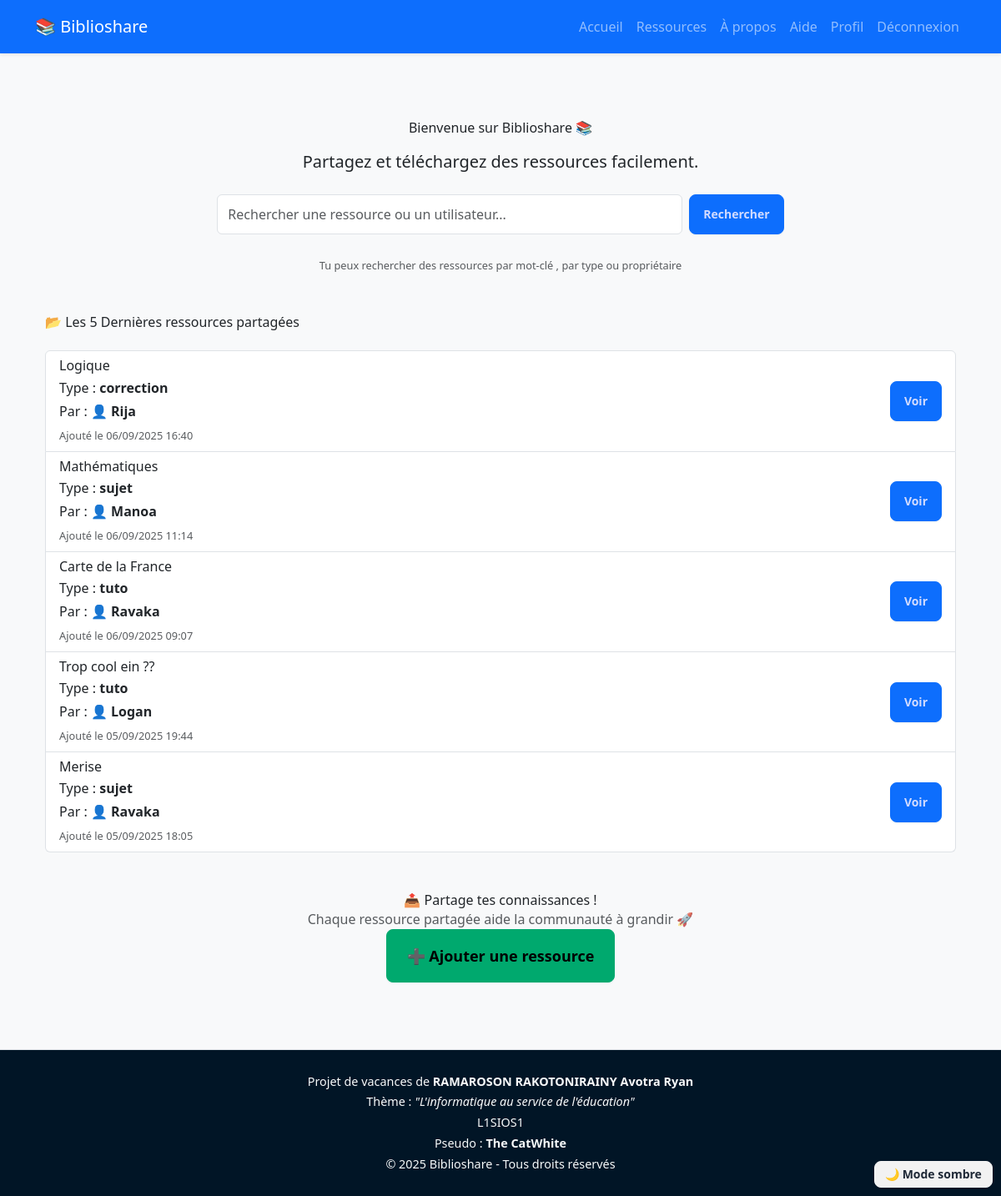
Before: /fr/acceuil/ (signed in) with the older database file.
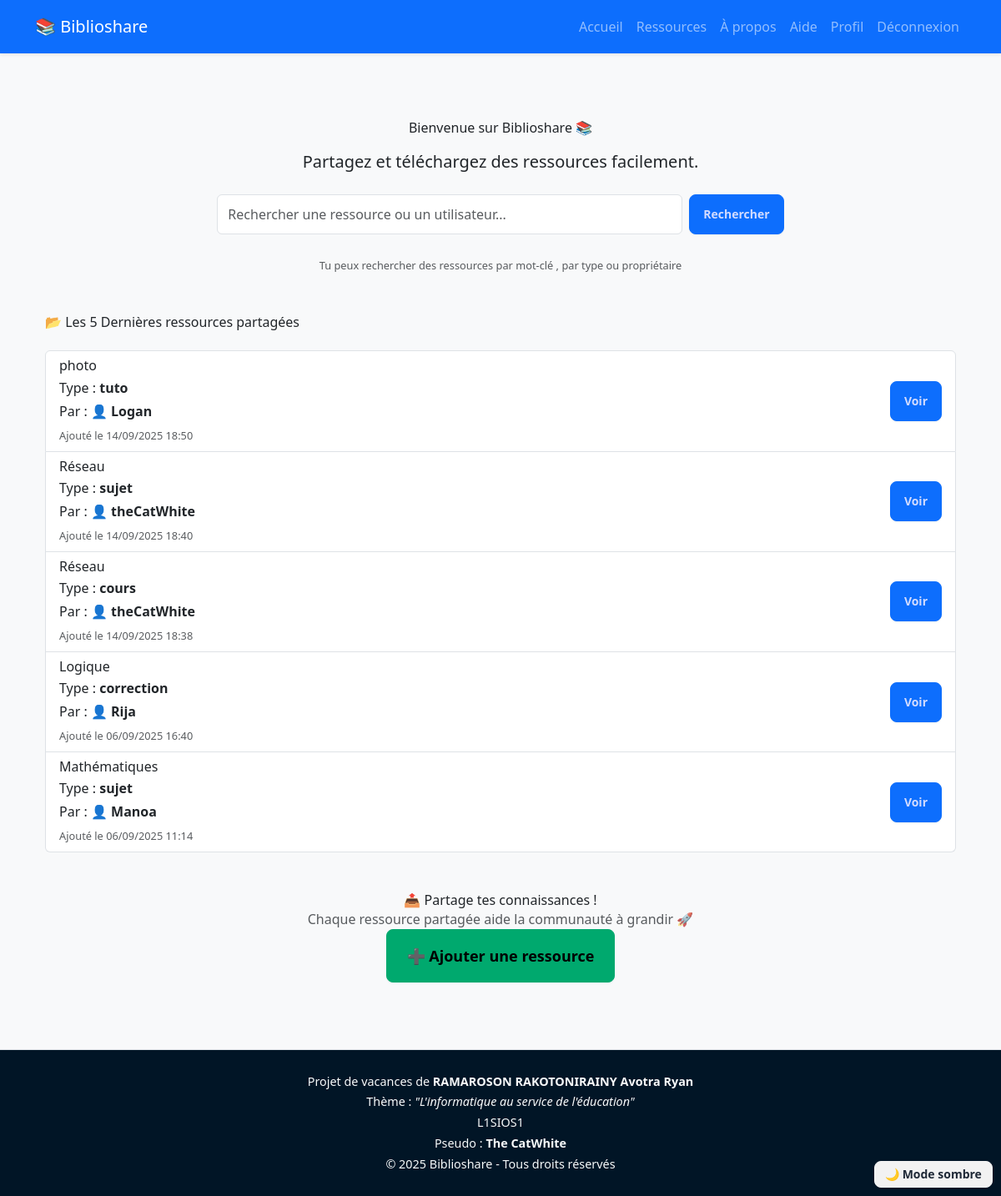
After: the same page with the newer database file.
### Ressource/models.py (models this page shows, shortened)
class Ressource(models.Model):
    TYPE_CHOICES = [
        ('cours', 'Cours'),
        ('sujet', 'Sujet'),
        ('correction', 'Correction'),
        ('tuto', 'Tutoriel'),
        ('livre', 'Livre'),
    ]
    titre = models.CharField(max_length=255)
    fichier = models.FileField(upload_to="ressources/")
    type = models.CharField(max_length=20, choices=TYPE_CHOICES)
    date_ajout = models.DateTimeField(auto_now_add=True)
    proprietaire = models.ForeignKey(settings.AUTH_USER_MODEL, on_delete=models.CASCADE, related_name="ressources")

### Ressource/views.py (the view)
# urls.py: path('acceuil/', views.accueil, name='accueil'),
@login_required
def accueil(request):
    ressources = Ressource.objects.all().order_by('-date_ajout')
    return render(request, 'user/accueil.html', {'ressources': ressources})

### templates/user/accueil.html (shortened to what this page needs)
{% extends "user/base.html" %}
{% load i18n %}
{% block content %}
<div class="text-center my-5">
  <h1 class="mb-3">{% trans "Bienvenue sur Biblioshare 📚" %}</h1>
  <p class="lead">{% trans "Partagez et téléchargez des ressources facilement." %}</p>
  <form method="get" action="{% url 'ressource:recherche_ressource' %}" class="d-flex justify-content-center mt-4">
    <input type="text" name="q" class="form-control w-50 me-2" placeholder="{% trans "Rechercher une ressource ou un utilisateur..." %}">
    <button type="submit" class="btn btn-primary">{% trans "Rechercher" %}</button>
  </form>
  <small class="text-muted">{% trans "Tu peux rechercher des ressources par mot-clé , par type ou propriétaire" %}</small>
</div>
{% if ressources %}
<div class="container mt-5">
  <h3 class="mb-4">📂 {% trans "Les 5 Dernières ressources partagées" %}</h3>
  <ul class="list-group">
  {% for r in ressources|slice:":5" %}
    <li class="list-group-item d-flex justify-content-between align-items-center">
        <div>
            <h5 class="mb-1">{{ r.titre }}</h5>
            <p class="mb-1">Type : <strong>{{ r.type }}</strong></p>
            <p class="mb-1">
                {% trans "Par :" %}
                <a href="{% url 'utilisateur:profil_utilisateur' r.proprietaire.id %}" class="fw-bold text-decoration-none">
                    👤 {{ r.proprietaire.username }}
                </a>
            </p>
            <small class="text-muted">{% trans "Ajouté le" %} {{ r.date_ajout|date:"d/m/Y H:i" }}</small>
        </div>
        <a href="{{ r.fichier.url }}" class="btn btn-primary">{% trans "Voir" %}</a>
    </li>
  {% endfor %}
  </ul>
</div>
{% else %}
<p class="text-center mt-5">{% trans "Aucune ressource disponible pour le moment." %}</p>
{% endif %}
<div class="container mt-5 text-center">
  <h3>{% trans "📤 Partage tes connaissances !" %}</h3>
  <p class="text-muted">{% trans "Chaque ressource partagée aide la communauté à grandir 🚀" %}</p>
  <a href="{% url 'ressource:upload_ressource' %}" class="btn btn-success btn-lg">
    ➕ {% trans "Ajouter une ressource" %}
  </a>
</div>
{% endblock %}

Changed rows visible on the page:
no longer on this page (row unchanged): Ressource: titre "Carte de la France", type "tuto", proprietaire.username "Ravaka", date_ajout "06/09/2025 09:07"
no longer on this page (row unchanged): Ressource: titre "Trop cool ein ??", type "tuto", proprietaire.username "Logan", date_ajout "05/09/2025 19:44"
no longer on this page (row unchanged): Ressource: titre "Merise", type "sujet", proprietaire.username "Ravaka", date_ajout "05/09/2025 18:05"
added Ressource: titre "photo", type "tuto", proprietaire.username "Logan", date_ajout "14/09/2025 18:50"
added Ressource: titre "Réseau", type "sujet", proprietaire.username "theCatWhite", date_ajout "14/09/2025 18:40"
added Ressource: titre "Réseau", type "cours", proprietaire.username "theCatWhite", date_ajout "14/09/2025 18:38"
